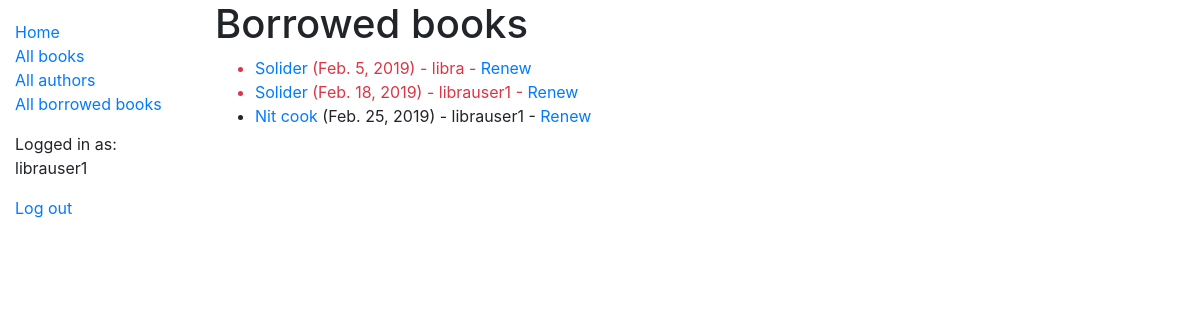
Page /catalog/borrowed/ (signed in) on the committed database.
### catalog/models.py (models this page shows, shortened)
class BookInstance(models.Model):
    id = models.UUIDField(
        primary_key=True,
        default=uuid.uuid4,
        help_text='Unique ID for this particular book across whole library'
    )
    book = models.ForeignKey(Book, on_delete=models.SET_NULL, null=True)
    imprint = models.CharField(max_length=200)
    due_back = models.DateField(blank=True, null=True)
    LOAN_STATUS =  (
        ('m', 'Maintenance'),
        ('o', 'On loan'),
        ('a', 'Available'),
        ('r', 'Reserved'),
    )
    status = models.CharField(
        max_length=1,
        choices=LOAN_STATUS,
        blank=True,
        default='m',
        help_text='Book avilability'
    )
    borrower = models.ForeignKey(User, on_delete=models.SET_NULL, null=True, blank=True)
    @property
    def is_overdue(self):
        if self.due_back and date.today() > self.due_back:
            return True
        return False
    class Meta:
        ordering = ['due_back']
        permissions = (
            ("can_mark_returned", "Set book as returned"),
            ("can_renew", "Set renewal date"),
        )

class Book(models.Model):
    title = models.CharField(max_length=200)
    author = models.ForeignKey('Author', on_delete=models.SET_NULL, null=True)
    summary = models.TextField(max_length=1000, help_text='Enter a brief description of the book')
    isbn = models.CharField(
        'ISBN',
        max_length=13,
        help_text='13 Character <a href="https://www.isbn-international.org/content/what-isbn">ISBN number</a>'
    )
    genre = models.ManyToManyField('Genre', help_text='Select a genre for this book')
    language = models.ForeignKey('Language', on_delete=models.SET_NULL, null=True)
    def display_genre(self):
        return ', '.join(genre.name for genre in self.genre.all()[:3])
    class Meta:
        ordering = ['title','author']
        permissions = (
            ("can_edit_books", "Create, update, delete"),
        )
    display_genre.short_description = 'Genre'

### catalog/views.py (the view)
# urls.py: path('borrowed/', views.LoanedBooksAllListView.as_view(), name='all-borrowed'),
class LoanedBooksAllListView(PermissionRequiredMixin,generic.ListView):
    permission_required = 'catalog.can_mark_returned'
    model = BookInstance
    template_name ='catalog/bookinstance_list_all_borrowed.html'
    paginate_by = 10
    def get_queryset(self):
        return BookInstance.objects.filter(status__exact='o').order_by('due_back')

### catalog/templates/catalog/bookinstance_list_all_borrowed.html
{% extends "base_generic.html" %}
{% block content %}
    <h1>Borrowed books</h1>
    {% if bookinstance_list %}
    <ul>
      {% for bookinst in bookinstance_list %}
      <li class="{% if bookinst.is_overdue %}text-danger{% endif %}">
        <a href="{% url 'book-detail' bookinst.book.pk %}">{{bookinst.book.title}}</a> ({{ bookinst.due_back }}) - {{ bookinst.borrower.get_username }}
        {% if perms.catalog.can_mark_returned %}- <a href="{% url 'renew-book-librarian' bookinst.id %}">Renew</a>  {% endif %}
      </li>
      {% endfor %}
    </ul>
    {% else %}
      <p>There are no books borrowed.</p>
    {% endif %}
{% endblock %}

### catalog/templates/base_generic.html (shortened to what this page needs)
<!DOCTYPE html>
<html lang="en">
<head>
  <link rel="stylesheet" href="https://stackpath.bootstrapcdn.com/bootstrap/4.1.3/css/bootstrap.min.css">
  {% load static %}
  <link rel="stylesheet" href="{% static 'css/styles.css' %}">
</head>
<body>
  <div class="container-fluid">
    <div class="row">
      <div class="col-sm-2">
      {% block sidebar %}
        <ul class="sidebar-nav">
          <li><a href="{% url 'index' %}">Home</a></li>
          <li><a href="{% url 'books' %}">All books</a></li>
          <li><a href="{% url 'authors' %}">All authors</a></li>
          {% if perms.catalog.can_mark_returned %}
          <li><a href="{% url 'all-borrowed' %}">All borrowed books</a></li>
          {% endif %}
        </ul>
        {% if user.is_authenticated %}
          <p>Logged in as: {{ user.get_username }}</p>
          <a href="{% url 'logout' %}?next={{request.path}}">Log out</a>
        {% else %}
          <a href="{% url 'login' %}?next={{request.path}}">Log in</a>
        {% endif %}
 {% endblock %}
      </div>
      <div class="col-sm-10 ">{% block content %}{% endblock %}
      </div>
    </div>
  </div>
</body>
</html>

### catalog/static/styles.css (style rules this page uses)
.sidebar-nav { margin-top: 20px; padding: 0; list-style: none; }

### rows in the picture
BookInstance: book "Solider", due_back "Feb. 5, 2019", borrower.get_username "libra"
BookInstance: book "Solider", due_back "Feb. 18, 2019", borrower.get_username "librauser1"
BookInstance: book "Nit cook", due_back "Feb. 25, 2019", borrower.get_username "librauser1"

### other values in the picture
{{ user.get_username }} "librauser1"
